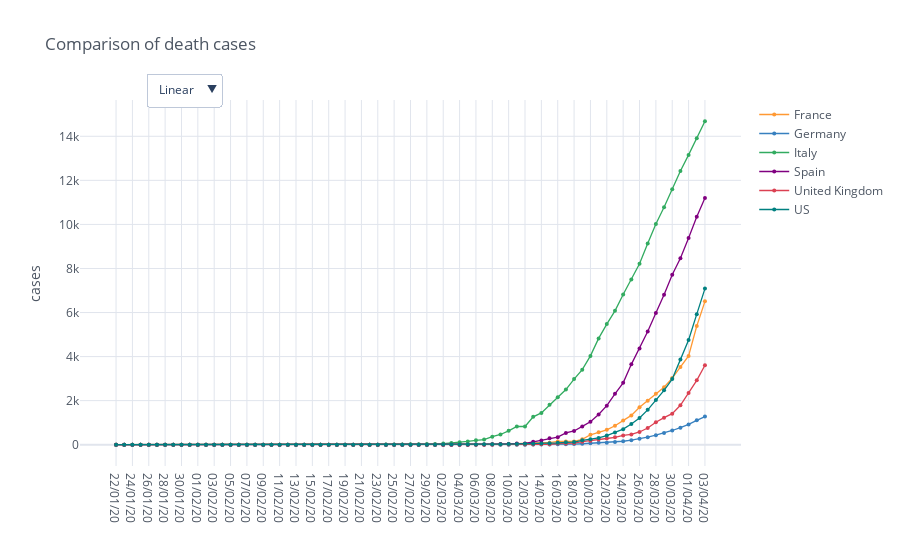

Notebook code cell kept with this figure:
### Code cell
death_cases_countries = io.world_load_cases(io.get_filename_death_cases(), countries)

fig_deaths = mp.iplot_comparative_plot(death_cases_countries, title='Comparison of death cases', size=4, yTitle='cases', mode='lines+markers', asFigure=True)
fig_deaths.show()

### Figure 1 — Plotly figure (JSON) as saved in the notebook; plotly's stock layout.template omitted (floating-point values rounded to 4 significant figures)
{"data": [{"line": {"color": "rgba(255, 153, 51, 1.0)", "dash": "solid", "shape": "linear", "width": 1.3}, "marker": {"size": 4, "symbol": "circle"}, "mode": "lines+markers", "name": "France", "text": "", "type": "scatter", "x": ["22/01/20", "23/01/20", "24/01/20", "25/01/20", "26/01/20", "27/01/20", "28/01/20", "29/01/20", "30/01/20", "31/01/20", "01/02/20", "02/02/20", "03/02/20", "04/02/20", "05/02/20", "06/02/20", "07/02/20", "08/02/20", "09/02/20", "10/02/20", "11/02/20", "12/02/20", "13/02/20", "14/02/20", "15/02/20", "16/02/20", "17/02/20", "18/02/20", "19/02/20", "20/02/20", "21/02/20", "22/02/20", "23/02/20", "24/02/20", "25/02/20", "26/02/20", "27/02/20", "28/02/20", "29/02/20", "01/03/20", "02/03/20", "03/03/20", "04/03/20", "05/03/20", "06/03/20", "07/03/20", "08/03/20", "09/03/20", "10/03/20", "11/03/20", "12/03/20", "13/03/20", "14/03/20", "15/03/20", "16/03/20", "17/03/20", "18/03/20", "19/03/20", "20/03/20", "21/03/20", "22/03/20", "23/03/20", "24/03/20", "25/03/20", "26/03/20", "27/03/20", "28/03/20", "29/03/20", "30/03/20", "31/03/20", "01/04/20", "02/04/20", "03/04/20"], "y": [0, 0, 0, 0, 0, 0, 0, 0, 0, 0, 0, 0, 0, 0, 0, 0, 0, 0, 0, 0, 0, 0, 0, 0, 1, 1, 1, 1, 1, 1, 1, 1, 1, 1, 1, 2, 2, 2, 2, 2, 3, 4, 4, 6, 9, 11, 19, 19, 33, 48, 48, 79, 91, 91, 148, 148, 148, 243, 450, 562, 674, 860, 1100, 1331, 1696, 1995, 2314, 2606, 3024, 3523, 4032, 5387, 6507]}, {"line": {"color": "rgba(55, 128, 191, 1.0)", "dash": "solid", "shape": "linear", "width": 1.3}, "marker": {"size": 4, "symbol": "circle"}, "mode": "lines+markers", "name": "Germany", "text": "", "type": "scatter", "x": ["22/01/20", "23/01/20", "24/01/20", "25/01/20", "26/01/20", "27/01/20", "28/01/20", "29/01/20", "30/01/20", "31/01/20", "01/02/20", "02/02/20", "03/02/20", "04/02/20", "05/02/20", "06/02/20", "07/02/20", "08/02/20", "09/02/20", "10/02/20", "11/02/20", "12/02/20", "13/02/20", "14/02/20", "15/02/20", "16/02/20", "17/02/20", "18/02/20", "19/02/20", "20/02/20", "21/02/20", "22/02/20", "23/02/20", "24/02/20", "25/02/20", "26/02/20", "27/02/20", "28/02/20", "29/02/20", "01/03/20", "02/03/20", "03/03/20", "04/03/20", "05/03/20", "06/03/20", "07/03/20", "08/03/20", "09/03/20", "10/03/20", "11/03/20", "12/03/20", "13/03/20", "14/03/20", "15/03/20", "16/03/20", "17/03/20", "18/03/20", "19/03/20", "20/03/20", "21/03/20", "22/03/20", "23/03/20", "24/03/20", "25/03/20", "26/03/20", "27/03/20", "28/03/20", "29/03/20", "30/03/20", "31/03/20", "01/04/20", "02/04/20", "03/04/20"], "y": [0, 0, 0, 0, 0, 0, 0, 0, 0, 0, 0, 0, 0, 0, 0, 0, 0, 0, 0, 0, 0, 0, 0, 0, 0, 0, 0, 0, 0, 0, 0, 0, 0, 0, 0, 0, 0, 0, 0, 0, 0, 0, 0, 0, 0, 0, 0, 2, 2, 3, 3, 7, 9, 11, 17, 24, 28, 44, 67, 84, 94, 123, 157, 206, 267, 342, 433, 533, 645, 775, 920, 1107, 1275]}, {"line": {"color": "rgba(50, 171, 96, 1.0)", "dash": "solid", "shape": "linear", "width": 1.3}, "marker": {"size": 4, "symbol": "circle"}, "mode": "lines+markers", "name": "Italy", "text": "", "type": "scatter", "x": ["22/01/20", "23/01/20", "24/01/20", "25/01/20", "26/01/20", "27/01/20", "28/01/20", "29/01/20", "30/01/20", "31/01/20", "01/02/20", "02/02/20", "03/02/20", "04/02/20", "05/02/20", "06/02/20", "07/02/20", "08/02/20", "09/02/20", "10/02/20", "11/02/20", "12/02/20", "13/02/20", "14/02/20", "15/02/20", "16/02/20", "17/02/20", "18/02/20", "19/02/20", "20/02/20", "21/02/20", "22/02/20", "23/02/20", "24/02/20", "25/02/20", "26/02/20", "27/02/20", "28/02/20", "29/02/20", "01/03/20", "02/03/20", "03/03/20", "04/03/20", "05/03/20", "06/03/20", "07/03/20", "08/03/20", "09/03/20", "10/03/20", "11/03/20", "12/03/20", "13/03/20", "14/03/20", "15/03/20", "16/03/20", "17/03/20", "18/03/20", "19/03/20", "20/03/20", "21/03/20", "22/03/20", "23/03/20", "24/03/20", "25/03/20", "26/03/20", "27/03/20", "28/03/20", "29/03/20", "30/03/20", "31/03/20", "01/04/20", "02/04/20", "03/04/20"], "y": [0, 0, 0, 0, 0, 0, 0, 0, 0, 0, 0, 0, 0, 0, 0, 0, 0, 0, 0, 0, 0, 0, 0, 0, 0, 0, 0, 0, 0, 0, 1, 2, 3, 7, 10, 12, 17, 21, 29, 34, 52, 79, 107, 148, 197, 233, 366, 463, 631, 827, 827, 1266, 1441, 1809, 2158, 2503, 2978, 3405, 4032, 4825, 5476, 6077, 6820, 7503, 8215, 9134, 10023, 10779, 11591, 12428, 13155, 13915, 14681]}, {"line": {"color": "rgba(128, 0, 128, 1.0)", "dash": "solid", "shape": "linear", "width": 1.3}, "marker": {"size": 4, "symbol": "circle"}, "mode": "lines+markers", "name": "Spain", "text": "", "type": "scatter", "x": ["22/01/20", "23/01/20", "24/01/20", "25/01/20", "26/01/20", "27/01/20", "28/01/20", "29/01/20", "30/01/20", "31/01/20", "01/02/20", "02/02/20", "03/02/20", "04/02/20", "05/02/20", "06/02/20", "07/02/20", "08/02/20", "09/02/20", "10/02/20", "11/02/20", "12/02/20", "13/02/20", "14/02/20", "15/02/20", "16/02/20", "17/02/20", "18/02/20", "19/02/20", "20/02/20", "21/02/20", "22/02/20", "23/02/20", "24/02/20", "25/02/20", "26/02/20", "27/02/20", "28/02/20", "29/02/20", "01/03/20", "02/03/20", "03/03/20", "04/03/20", "05/03/20", "06/03/20", "07/03/20", "08/03/20", "09/03/20", "10/03/20", "11/03/20", "12/03/20", "13/03/20", "14/03/20", "15/03/20", "16/03/20", "17/03/20", "18/03/20", "19/03/20", "20/03/20", "21/03/20", "22/03/20", "23/03/20", "24/03/20", "25/03/20", "26/03/20", "27/03/20", "28/03/20", "29/03/20", "30/03/20", "31/03/20", "01/04/20", "02/04/20", "03/04/20"], "y": [0, 0, 0, 0, 0, 0, 0, 0, 0, 0, 0, 0, 0, 0, 0, 0, 0, 0, 0, 0, 0, 0, 0, 0, 0, 0, 0, 0, 0, 0, 0, 0, 0, 0, 0, 0, 0, 0, 0, 0, 0, 1, 2, 3, 5, 10, 17, 28, 35, 54, 55, 133, 195, 289, 342, 533, 623, 830, 1043, 1375, 1772, 2311, 2808, 3647, 4365, 5138, 5982, 6803, 7716, 8464, 9387, 10348, 11198]}, {"line": {"color": "rgba(219, 64, 82, 1.0)", "dash": "solid", "shape": "linear", "width": 1.3}, "marker": {"size": 4, "symbol": "circle"}, "mode": "lines+markers", "name": "United Kingdom", "text": "", "type": "scatter", "x": ["22/01/20", "23/01/20", "24/01/20", "25/01/20", "26/01/20", "27/01/20", "28/01/20", "29/01/20", "30/01/20", "31/01/20", "01/02/20", "02/02/20", "03/02/20", "04/02/20", "05/02/20", "06/02/20", "07/02/20", "08/02/20", "09/02/20", "10/02/20", "11/02/20", "12/02/20", "13/02/20", "14/02/20", "15/02/20", "16/02/20", "17/02/20", "18/02/20", "19/02/20", "20/02/20", "21/02/20", "22/02/20", "23/02/20", "24/02/20", "25/02/20", "26/02/20", "27/02/20", "28/02/20", "29/02/20", "01/03/20", "02/03/20", "03/03/20", "04/03/20", "05/03/20", "06/03/20", "07/03/20", "08/03/20", "09/03/20", "10/03/20", "11/03/20", "12/03/20", "13/03/20", "14/03/20", "15/03/20", "16/03/20", "17/03/20", "18/03/20", "19/03/20", "20/03/20", "21/03/20", "22/03/20", "23/03/20", "24/03/20", "25/03/20", "26/03/20", "27/03/20", "28/03/20", "29/03/20", "30/03/20", "31/03/20", "01/04/20", "02/04/20", "03/04/20"], "y": [0, 0, 0, 0, 0, 0, 0, 0, 0, 0, 0, 0, 0, 0, 0, 0, 0, 0, 0, 0, 0, 0, 0, 0, 0, 0, 0, 0, 0, 0, 0, 0, 0, 0, 0, 0, 0, 0, 0, 0, 0, 0, 0, 1, 2, 2, 3, 4, 6, 8, 8, 8, 21, 21, 55, 55, 71, 137, 177, 233, 281, 335, 422, 465, 578, 759, 1019, 1228, 1408, 1789, 2352, 2921, 3605]}, {"line": {"color": "rgba(0, 128, 128, 1.0)", "dash": "solid", "shape": "linear", "width": 1.3}, "marker": {"size": 4, "symbol": "circle"}, "mode": "lines+markers", "name": "US", "text": "", "type": "scatter", "x": ["22/01/20", "23/01/20", "24/01/20", "25/01/20", "26/01/20", "27/01/20", "28/01/20", "29/01/20", "30/01/20", "31/01/20", "01/02/20", "02/02/20", "03/02/20", "04/02/20", "05/02/20", "06/02/20", "07/02/20", "08/02/20", "09/02/20", "10/02/20", "11/02/20", "12/02/20", "13/02/20", "14/02/20", "15/02/20", "16/02/20", "17/02/20", "18/02/20", "19/02/20", "20/02/20", "21/02/20", "22/02/20", "23/02/20", "24/02/20", "25/02/20", "26/02/20", "27/02/20", "28/02/20", "29/02/20", "01/03/20", "02/03/20", "03/03/20", "04/03/20", "05/03/20", "06/03/20", "07/03/20", "08/03/20", "09/03/20", "10/03/20", "11/03/20", "12/03/20", "13/03/20", "14/03/20", "15/03/20", "16/03/20", "17/03/20", "18/03/20", "19/03/20", "20/03/20", "21/03/20", "22/03/20", "23/03/20", "24/03/20", "25/03/20", "26/03/20", "27/03/20", "28/03/20", "29/03/20", "30/03/20", "31/03/20", "01/04/20", "02/04/20", "03/04/20"], "y": [0, 0, 0, 0, 0, 0, 0, 0, 0, 0, 0, 0, 0, 0, 0, 0, 0, 0, 0, 0, 0, 0, 0, 0, 0, 0, 0, 0, 0, 0, 0, 0, 0, 0, 0, 0, 0, 0, 1, 1, 6, 7, 11, 12, 14, 17, 21, 22, 28, 36, 40, 47, 54, 63, 85, 108, 118, 200, 244, 307, 417, 557, 706, 942, 1209, 1581, 2026, 2467, 2978, 3873, 4757, 5926, 7087]}], "layout": {"legend": {"bgcolor": "#FFFFFF", "font": {"color": "#4D5663"}}, "paper_bgcolor": "#FFFFFF", "plot_bgcolor": "#FFFFFF", "title": {"font": {"color": "#4D5663"}, "text": "Comparison of death cases"}, "updatemenus": [{"buttons": [{"args": [{"yaxis.type": "linear"}], "label": "Linear", "method": "relayout"}, {"args": [{"yaxis.type": "log"}], "label": "Log", "method": "relayout"}], "direction": "down", "pad": {"r": 10, "t": 10}, "showactive": true, "x": 0.1, "xanchor": "left", "y": 1.1, "yanchor": "top"}], "xaxis": {"gridcolor": "#E1E5ED", "showgrid": true, "tickfont": {"color": "#4D5663"}, "title": {"font": {"color": "#4D5663"}, "text": ""}, "zerolinecolor": "#E1E5ED"}, "yaxis": {"gridcolor": "#E1E5ED", "showgrid": true, "tickfont": {"color": "#4D5663"}, "title": {"font": {"color": "#4D5663"}, "text": "cases"}, "zerolinecolor": "#E1E5ED"}}}
